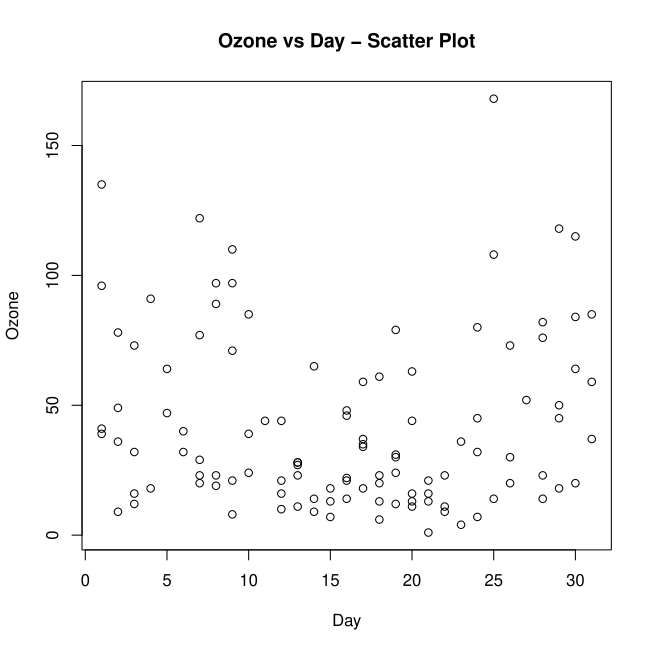

This chart was generated by the following R code:
#Author: Brown, Joshua
# 1. Use dataset named "airquality" in R.
data(airquality)
airquality <- na.omit(airquality)  # remove NA's so scatter plot / model work cleanly
 
# 2. Plot the data as a scatter plot for variables "Ozone" and "Day".
plot(airquality$Day, airquality$Ozone,
     xlab = "Day", ylab = "Ozone",
     main = "Ozone vs Day - Scatter Plot")
 
# 3. Create a regression model for a 50% split of the "airquality" dataset
#    with variables "Ozone" and "Day", main = "OzoneVSday". Save plot as OzoneVSday.pdf
set.seed(123)  # for reproducibility
n <- nrow(airquality)
train_index <- sample(seq_len(n), size = 0.5 * n)
 
train_data <- airquality[train_index, ]
test_data  <- airquality[-train_index, ]
 
# Fit linear regression model: Ozone as a function of Day
model <- lm(Ozone ~ Day, data = train_data)
summary(model)
 
# Save the regression plot as OzoneVSday.pdf
pdf("OzoneVSday.pdf")
plot(train_data$Day, train_data$Ozone,
     xlab = "Day", ylab = "Ozone", main = "OzoneVSday")
abline(model, col = "red", lwd = 2)
dev.off()
 
# 4. Print predictions for the test data (the other 50% split)
predictions <- predict(model, newdata = test_data)
print(predictions)
 
# ---- Predictions (paste-in output) ----
# The block below is the printed output of predict(), pasted at the end
# of this file as required.
 
#       1        2        3        4        7        8       12       14 
#46.86297 46.54840 46.23383 45.91926 44.97556 44.66099 43.40271 42.77357 
#      15       16       20       21       23       24       29       31 
#42.45900 42.14443 40.88615 40.57158 39.94245 39.62788 38.05503 37.42589 
#      44       47       48       63       66       68       69       74 
#43.08814 42.14443 41.82986 46.54840 45.60469 44.97556 44.66099 43.08814 
#      76       77       78       79       80       85       87       88 
#42.45900 42.14443 41.82986 41.51529 41.20072 39.62788 38.99874 38.68417 
#      89       91       92       94       95      100      101      104 
#38.36960 37.74046 37.42589 46.54840 46.23383 44.66099 44.34642 43.40271 
#     109      110      112      114      117      121      126      127 
#41.82986 41.51529 40.88615 40.25701 39.31331 38.05503 46.23383 45.91926 
#     128      130      138      143      146      148      151      153 
#45.60469 44.97556 42.45900 40.88615 39.94245 39.31331 38.36960 37.74046 
>  
